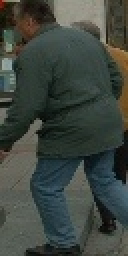
#> input picture dataset/train/human/contrast_13_human2_1009.jpg, 64 x 128 px, found by its file name (shown 2 times larger); its folder holds only this picture in this run
$ python argumen.py
#> lines starting #> are read from the running program, lines starting #| are printed output that depends on the picture
import os
import cv2
import random

# --- CONFIGURAZIONI ---
IN_DIR = "dataset/train/Human/"
TARGET_FINALE = 3345

files = [f for f in os.listdir(IN_DIR) if f.endswith(('.jpg', '.png'))]
num_originali = len(files)
mancanti = TARGET_FINALE - num_originali

if mancanti <= 0:
    print("Hai già raggiunto il target di immagini!")
else:
    print(f"Immagini originali: {num_originali}. Ne genererò altre {mancanti}.")

    count_generati = 0
    indice = 0

    while count_generati < mancanti:
        # Peschiamo un'immagine dalla lista in modo ciclico
        filename = files[indice % num_originali]
        img_path = os.path.join(IN_DIR, filename)
        img = cv2.imread(img_path)
#> img is the input picture: shape (128, 64, 3); mean B, G, R 63.2, 69.7, 62.1

        if img is not None:
            # Scegliamo l'operazione da fare alternandole (0, 1, 2)
            operazione = count_generati % 2

            if operazione == 0:
                # 1. Flip Orizzontale (Destra-Sinistra)
                img_aug = cv2.flip(img, 1)
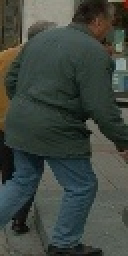
#> img_aug: shape (128, 64, 3) (shown 2 times larger); mean B, G, R 63.2, 69.7, 62.1
                prefisso = "flipH_"

            elif operazione == 1:
                # 2. Modifica Contrasto
                # Scegliamo un valore alpha casuale per avere contrasti sempre diversi
                # (es. tra 0.6 per basso contrasto e 1.6 per alto contrasto)
                alpha = random.uniform(0.6, 1.6)
                # convertScaleAbs applica la formula: pixel_nuovo = pixel_vecchio * alpha
                img_aug = cv2.convertScaleAbs(img, alpha=alpha, beta=0)
                prefisso = f"contrast_"

            # Salviamo la nuova immagine
            nuovo_nome = f"{prefisso}{count_generati}_{filename}"
            cv2.imwrite(os.path.join(IN_DIR, nuovo_nome), img_aug)

            count_generati += 1

        indice += 1

    # Ricalcoliamo il totale alla fine
    totale_finale = len([f for f in os.listdir(IN_DIR) if f.endswith(('.jpg', '.png'))])
    print(f"\nOperazione completata! Ora hai {totale_finale} immagini in totale nella cartella.")
